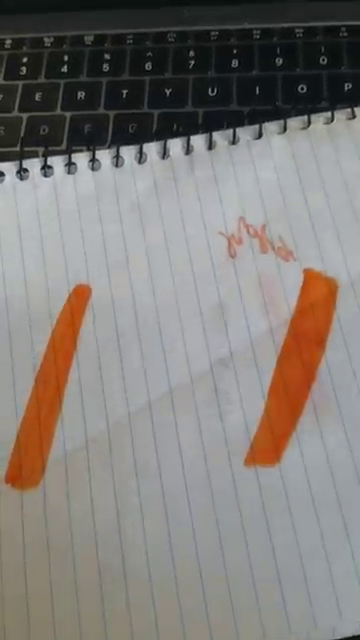
#> input picture frame 29 of cv/draw.mp4, 360 x 640 px, given in place of realgate.mp4, which was not available
$ python finalgate.py   (older library calls are emulated)
#> lines starting #> are read from the running program, lines starting #| are printed output that depends on the picture; after the words box and inside, x2 and y2 are one past the last pixel; in counts of white or black regions, pixels touching at a corner belong together; pictures that were not available may be replaced by others from this repository, and a replacement may not be noted
from nms import non_max_suppression_fast
import numpy as np
import cv2
import imutils

cap = cv2.VideoCapture('images/realgate.mp4')

while(cap.isOpened()):
	ret, frame = cap.read()
#> frame is the input picture: shape (640, 360, 3); mean B, G, R 121.6, 125.6, 129.8

	height = np.size(frame, 0)
#> height = 640
	width = np.size(frame, 1)
#> width = 360

	cap_hsv = cv2.cvtColor(frame, cv2.COLOR_BGR2HSV)
#> cap_hsv: shape (640, 360, 3); mean H, S, V 72.4, 32.4, 133.5

	# define the list of boundaries
	# lower mask (0-10)
	lower_red = np.array([0,10,10])
	upper_red = np.array([55,255,255])
	mask0 = cv2.inRange(cap_hsv, lower_red, upper_red)
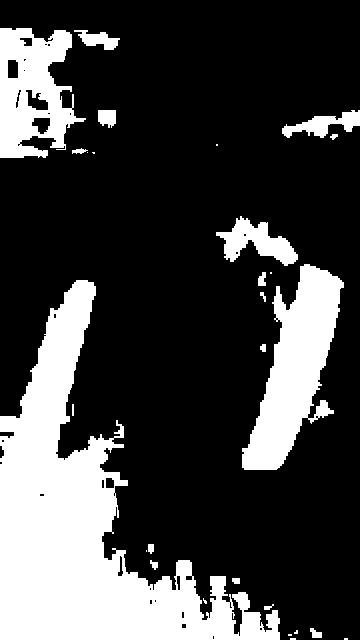
#> mask0: shape (640, 360); 25.5% white; 28 white regions (10 under 20 px), largest, box (x1, y1, x2, y2) and area: (0, 280, 280, 640) 37292, (242, 264, 344, 470) 10274, (0, 28, 86, 158) 6945
	                      									#for red color
	# upper mask (170-180)
	lower_red = np.array([140,0,0])
	upper_red = np.array([185,255,255])
	mask1 = cv2.inRange(cap_hsv, lower_red, upper_red)
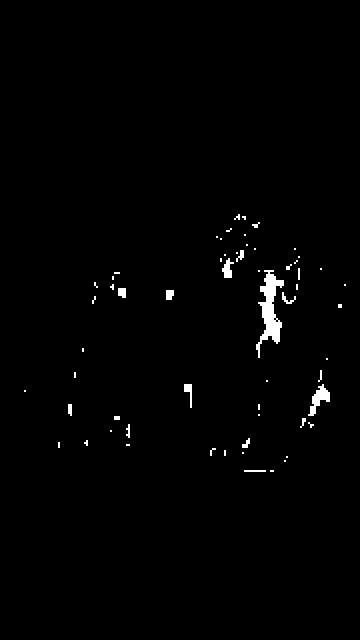
#> mask1: shape (640, 360); 1.1% white; 60 white regions (40 under 20 px), largest, box (x1, y1, x2, y2) and area: (256, 270, 284, 358) 1012, (308, 384, 330, 416) 296, (222, 258, 234, 278) 136

	# join my masks
	mask = mask0 + mask1
#> mask: shape (640, 360); 26.6% white; 36 white regions (17 under 20 px), largest, box (x1, y1, x2, y2) and area: (0, 280, 280, 640) 37464, (242, 264, 346, 472) 12063, (0, 28, 86, 158) 6945

	output = cv2.bitwise_and(frame, frame, mask = mask)
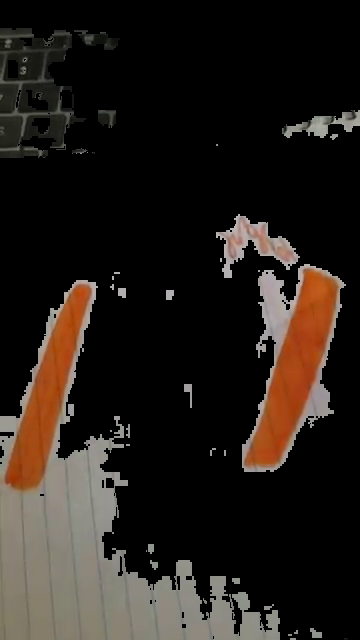
#> output: shape (640, 360, 3); mean B, G, R 25, 29.9, 36.4

		# show the images
		#find contours
		#instead of showing image on screen print x coordinages, convert into percentage, find width of gate
	#cv2.imshow("frames", np.hstack([frame, output]))

	#convert images to grayscale
	gray = cv2.cvtColor(output, cv2.COLOR_BGR2GRAY)
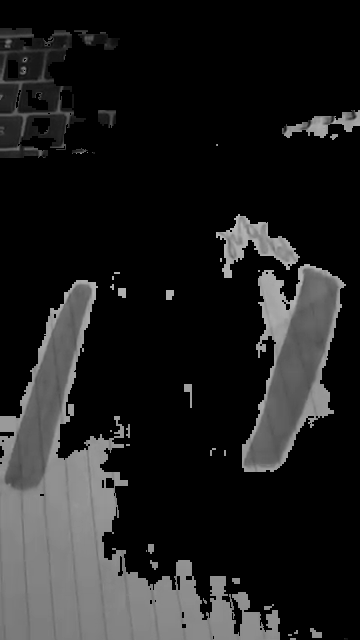
#> gray: shape (640, 360); min 0, max 185, mean 31.3
	gray = cv2.GaussianBlur(gray, (5,5), 0)
	#cv2.imshow("Gray", gray)
	#cv2.waitKey(0)


	mask = gray.copy()
	kernel = np.ones((5,5),np.uint8)
	eroded = cv2.erode(mask, kernel, iterations=4)
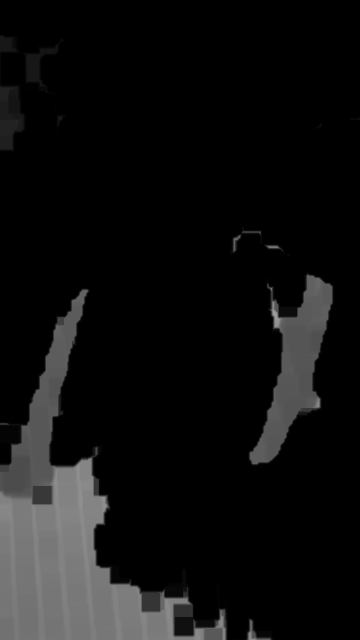
#> eroded: shape (640, 360); min 0, max 155, mean 16
	#cv2.imshow("eroded", eroded)
	#cv2.waitKey(0)

	#Erosions and dilations
	#erosions are apploed to reduce the size of foreground objects
	mask = gray.copy()
	kernel = np.ones((5,5),np.uint8)
	dilated = cv2.dilate(eroded, kernel, iterations=3)
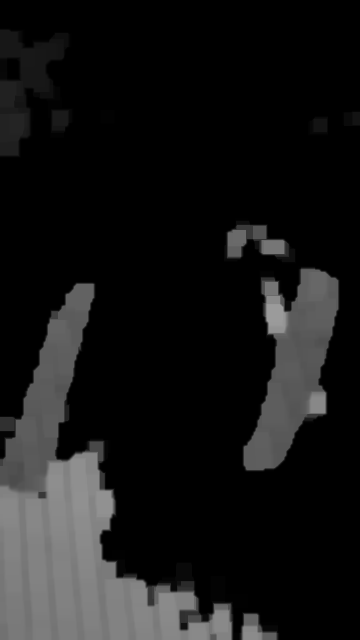
#> dilated: shape (640, 360); min 0, max 155, mean 22.7
	#cv2.imshow("dilated", dilated)
	#cv2.waitKey(0)

	#cv.Mat vesselImage = cv.imread(mask)


	#edge detection
	#applying edge detection
	edged = cv2.Canny(dilated, 30,150)
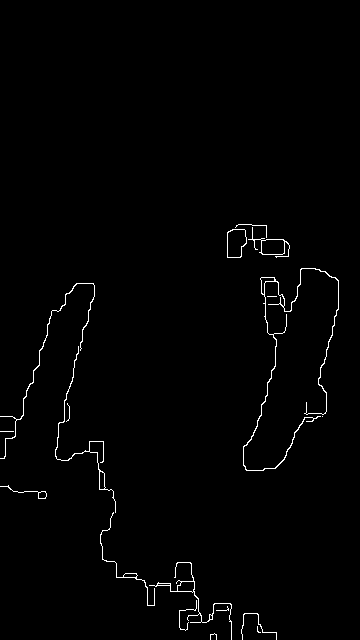
#> edged: shape (640, 360); 1.1% white in thin lines or dots, all inside (x1, y1, x2, y2) = (0, 224, 339, 640)
	#cv2.imshow("Edged", edged)
	#cv2.waitKey(0)

	#detecting and drawing countours
	#find contours(outlines) of the foreground objects in the thresholded image
	cnts, heirarchy, _ = cv2.findContours(edged.copy(), cv2.RETR_EXTERNAL,
		cv2.CHAIN_APPROX_SIMPLE)
	#cv2.drawContours(immat,contours,-1,CV_RGB(255,0,0),2);
#> (the run stopped early here; a loop or call above may not have finished)

$ run again, starting later in the video
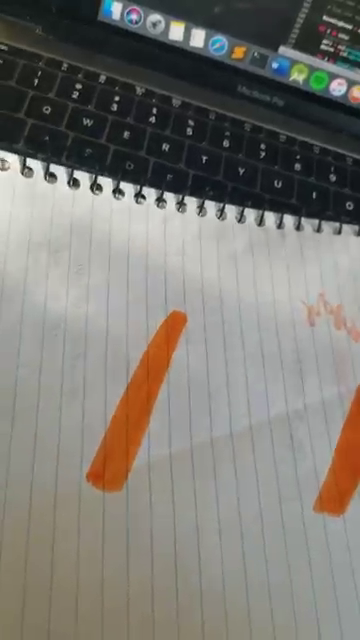
#> input picture frame 130 of cv/draw.mp4, 360 x 640 px, given in place of realgate.mp4, which was not available
#> frame is the input picture: shape (640, 360, 3); mean B, G, R 116.4, 122.6, 125
#> height = 640
#> width = 360
#> cap_hsv: shape (640, 360, 3); mean H, S, V 53.4, 33.8, 128.3
#> `mask0 = cv2.inRange(cap_hsv, lower_red, upper_red)`:
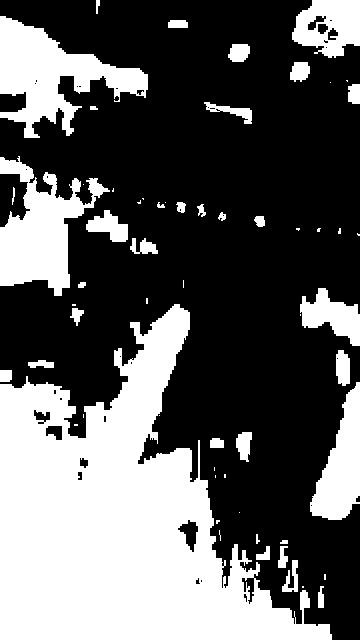
#> mask0: shape (640, 360); 36.9% white; 60 white regions (26 under 20 px), largest, box (x1, y1, x2, y2) and area: (0, 304, 332, 640) 56484, (0, 16, 148, 138) 7950, (0, 156, 110, 296) 7074
#> mask1: shape (640, 360); 0.56% white; 33 white regions (15 under 20 px), largest, box (x1, y1, x2, y2) and area: (196, 298, 206, 322) 212, (334, 380, 352, 398) 156, (330, 76, 348, 88) 152
#> mask: shape (640, 360); 37.5% white; 67 white regions (28 under 20 px), largest, box (x1, y1, x2, y2) and area: (0, 302, 332, 640) 56572, (0, 16, 148, 138) 7950, (0, 156, 110, 296) 7074
#> `edged = cv2.Canny(dilated, 30,150)`:
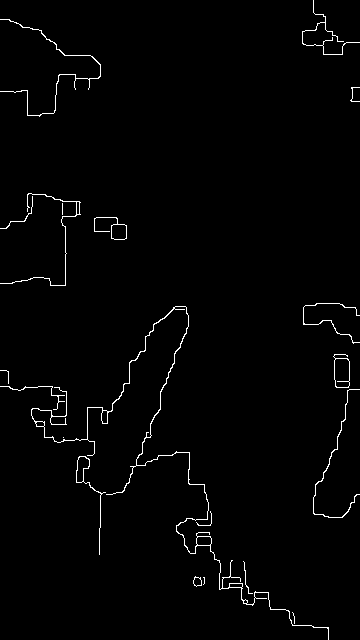
#> edged: shape (640, 360); 1.5% white in thin lines or dots

$ run again, starting later in the video
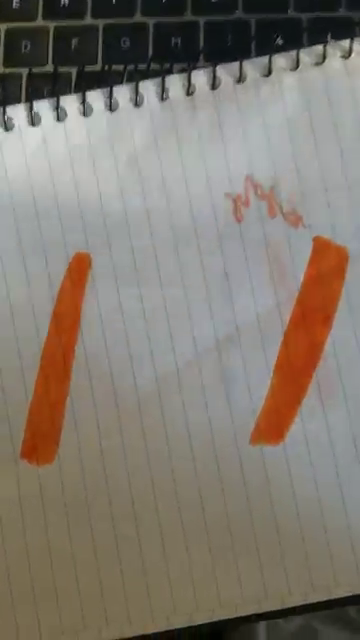
#> input picture frame 232 of cv/draw.mp4, 360 x 640 px, given in place of realgate.mp4, which was not available
#> frame is the input picture: shape (640, 360, 3); mean B, G, R 112.2, 122.1, 129.3
#> height = 640
#> width = 360
#> cap_hsv: shape (640, 360, 3); mean H, S, V 49.6, 44.9, 131.4
#> `mask0 = cv2.inRange(cap_hsv, lower_red, upper_red)`:
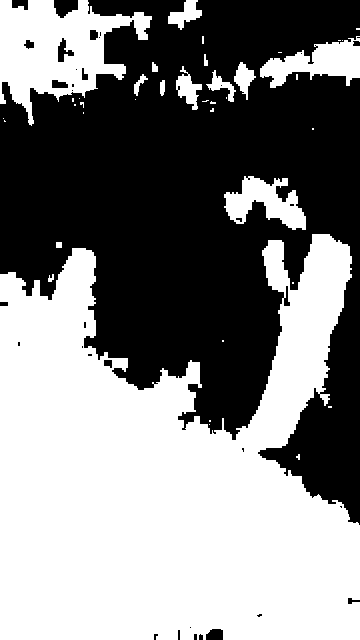
#> mask0: shape (640, 360); 51.3% white; 35 black regions (20 under 20 px), largest, box (x1, y1, x2, y2) and area: (0, 0, 360, 525) 110783, (54, 0, 78, 18) 316, (58, 38, 74, 62) 180
#> mask1: shape (640, 360); 0.8% white; 64 white regions (44 under 20 px), largest, box (x1, y1, x2, y2) and area: (314, 358, 338, 410) 452, (270, 306, 282, 336) 176, (218, 62, 240, 74) 128
#> mask: shape (640, 360); 52.1% white; 35 black regions (19 under 20 px), largest, box (x1, y1, x2, y2) and area: (0, 0, 360, 525) 108895, (54, 0, 78, 18) 316, (58, 38, 74, 62) 180
#> `edged = cv2.Canny(dilated, 30,150)`:
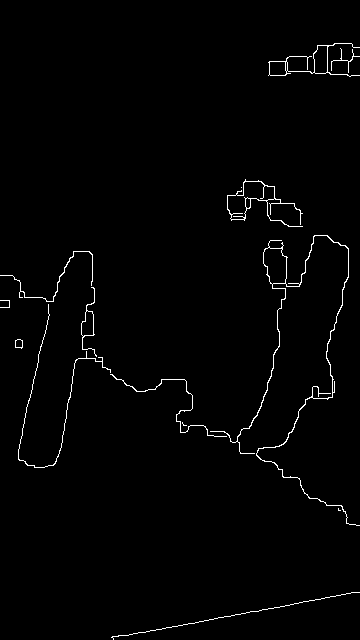
#> edged: shape (640, 360); 1.3% white in thin lines or dots
